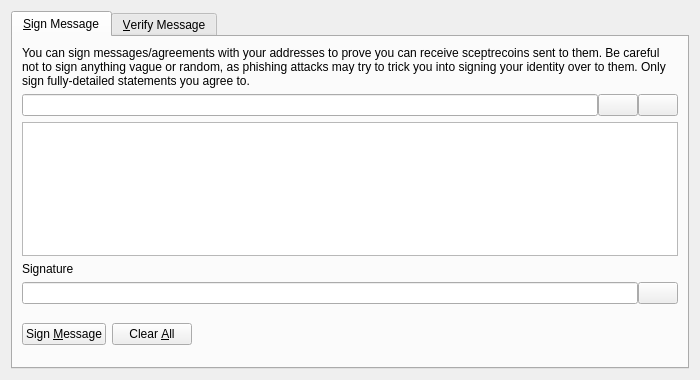
<?xml version="1.0" encoding="UTF-8"?>
<ui version="4.0">
 <class>SignVerifyMessageDialog</class>
 <widget class="QDialog" name="SignVerifyMessageDialog">
  <property name="geometry">
   <rect>
    <x>0</x>
    <y>0</y>
    <width>700</width>
    <height>380</height>
   </rect>
  </property>
  <property name="windowTitle">
   <string>Signatures - Sign / Verify a Message</string>
  </property>
  <property name="modal">
   <bool>true</bool>
  </property>
  <layout class="QVBoxLayout" name="verticalLayout">
   <item>
    <widget class="QTabWidget" name="tabWidget">
     <property name="currentIndex">
      <number>0</number>
     </property>
     <widget class="QWidget" name="tabSignMessage">
      <attribute name="title">
       <string>&amp;Sign Message</string>
      </attribute>
      <layout class="QVBoxLayout" name="verticalLayout_SM">
       <item>
        <widget class="QLabel" name="infoLabel_SM">
         <property name="text">
          <string>You can sign messages/agreements with your addresses to prove you can receive sceptrecoins sent to them. Be careful not to sign anything vague or random, as phishing attacks may try to trick you into signing your identity over to them. Only sign fully-detailed statements you agree to.</string>
         </property>
         <property name="textFormat">
          <enum>Qt::PlainText</enum>
         </property>
         <property name="wordWrap">
          <bool>true</bool>
         </property>
        </widget>
       </item>
       <item>
        <layout class="QHBoxLayout" name="horizontalLayout_1_SM">
         <property name="spacing">
          <number>0</number>
         </property>
         <item>
          <widget class="QValidatedLineEdit" name="addressIn_SM">
           <property name="toolTip">
            <string>The Sceptrecoin address to sign the message with</string>
           </property>
          </widget>
         </item>
         <item>
          <widget class="QPushButton" name="addressBookButton_SM">
           <property name="toolTip">
            <string>Choose previously used address</string>
           </property>
           <property name="text">
            <string/>
           </property>
           <property name="icon">
            <iconset resource="../bitcoin.qrc">
             <normaloff>:/icons/address-book</normaloff>:/icons/address-book</iconset>
           </property>
           <property name="shortcut">
            <string>Alt+A</string>
           </property>
           <property name="autoDefault">
            <bool>false</bool>
           </property>
          </widget>
         </item>
         <item>
          <widget class="QPushButton" name="pasteButton_SM">
           <property name="toolTip">
            <string>Paste address from clipboard</string>
           </property>
           <property name="text">
            <string/>
           </property>
           <property name="icon">
            <iconset resource="../bitcoin.qrc">
             <normaloff>:/icons/editpaste</normaloff>:/icons/editpaste</iconset>
           </property>
           <property name="shortcut">
            <string>Alt+P</string>
           </property>
           <property name="autoDefault">
            <bool>false</bool>
           </property>
          </widget>
         </item>
        </layout>
       </item>
       <item>
        <widget class="QPlainTextEdit" name="messageIn_SM">
         <property name="toolTip">
          <string>Enter the message you want to sign here</string>
         </property>
        </widget>
       </item>
       <item>
        <widget class="QLabel" name="signatureLabel_SM">
         <property name="text">
          <string>Signature</string>
         </property>
         <property name="textFormat">
          <enum>Qt::PlainText</enum>
         </property>
        </widget>
       </item>
       <item>
        <layout class="QHBoxLayout" name="horizontalLayout_2_SM">
         <property name="spacing">
          <number>0</number>
         </property>
         <item>
          <widget class="QLineEdit" name="signatureOut_SM">
           <property name="font">
            <font>
             <italic>true</italic>
            </font>
           </property>
           <property name="readOnly">
            <bool>true</bool>
           </property>
          </widget>
         </item>
         <item>
          <widget class="QPushButton" name="copySignatureButton_SM">
           <property name="toolTip">
            <string>Copy the current signature to the system clipboard</string>
           </property>
           <property name="text">
            <string/>
           </property>
           <property name="icon">
            <iconset resource="../bitcoin.qrc">
             <normaloff>:/icons/editcopy</normaloff>:/icons/editcopy</iconset>
           </property>
           <property name="autoDefault">
            <bool>false</bool>
           </property>
          </widget>
         </item>
        </layout>
       </item>
       <item>
        <layout class="QHBoxLayout" name="horizontalLayout_3_SM">
         <item>
          <widget class="QPushButton" name="signMessageButton_SM">
           <property name="toolTip">
            <string>Sign the message to prove you own this Sceptrecoin address</string>
           </property>
           <property name="text">
            <string>Sign &amp;Message</string>
           </property>
           <property name="icon">
            <iconset resource="../bitcoin.qrc">
             <normaloff>:/icons/edit</normaloff>:/icons/edit</iconset>
           </property>
           <property name="autoDefault">
            <bool>false</bool>
           </property>
          </widget>
         </item>
         <item>
          <widget class="QPushButton" name="clearButton_SM">
           <property name="toolTip">
            <string>Reset all sign message fields</string>
           </property>
           <property name="text">
            <string>Clear &amp;All</string>
           </property>
           <property name="icon">
            <iconset resource="../bitcoin.qrc">
             <normaloff>:/icons/remove</normaloff>:/icons/remove</iconset>
           </property>
           <property name="autoDefault">
            <bool>false</bool>
           </property>
          </widget>
         </item>
         <item>
          <spacer name="horizontalSpacer_1_SM">
           <property name="orientation">
            <enum>Qt::Horizontal</enum>
           </property>
           <property name="sizeHint" stdset="0">
            <size>
             <width>40</width>
             <height>48</height>
            </size>
           </property>
          </spacer>
         </item>
         <item>
          <widget class="QLabel" name="statusLabel_SM">
           <property name="font">
            <font>
             <weight>75</weight>
             <bold>true</bold>
            </font>
           </property>
           <property name="text">
            <string/>
           </property>
           <property name="wordWrap">
            <bool>true</bool>
           </property>
          </widget>
         </item>
         <item>
          <spacer name="horizontalSpacer_2_SM">
           <property name="orientation">
            <enum>Qt::Horizontal</enum>
           </property>
           <property name="sizeHint" stdset="0">
            <size>
             <width>40</width>
             <height>48</height>
            </size>
           </property>
          </spacer>
         </item>
        </layout>
       </item>
      </layout>
     </widget>
     <widget class="QWidget" name="tabVerifyMessage">
      <attribute name="title">
       <string>&amp;Verify Message</string>
      </attribute>
      <layout class="QVBoxLayout" name="verticalLayout_VM">
       <item>
        <widget class="QLabel" name="infoLabel_VM">
         <property name="text">
          <string>Enter the receiver's address, message (ensure you copy line breaks, spaces, tabs, etc. exactly) and signature below to verify the message. Be careful not to read more into the signature than what is in the signed message itself, to avoid being tricked by a man-in-the-middle attack. Note that this only proves the signing party receives with the address, it cannot prove sendership of any transaction!</string>
         </property>
         <property name="textFormat">
          <enum>Qt::PlainText</enum>
         </property>
         <property name="alignment">
          <set>Qt::AlignLeading|Qt::AlignLeft|Qt::AlignTop</set>
         </property>
         <property name="wordWrap">
          <bool>true</bool>
         </property>
        </widget>
       </item>
       <item>
        <layout class="QHBoxLayout" name="horizontalLayout_1_VM">
         <property name="spacing">
          <number>0</number>
         </property>
         <item>
          <widget class="QValidatedLineEdit" name="addressIn_VM">
           <property name="toolTip">
            <string>The Sceptrecoin address the message was signed with</string>
           </property>
          </widget>
         </item>
         <item>
          <widget class="QPushButton" name="addressBookButton_VM">
           <property name="toolTip">
            <string>Choose previously used address</string>
           </property>
           <property name="text">
            <string/>
           </property>
           <property name="icon">
            <iconset resource="../bitcoin.qrc">
             <normaloff>:/icons/address-book</normaloff>:/icons/address-book</iconset>
           </property>
           <property name="shortcut">
            <string>Alt+A</string>
           </property>
           <property name="autoDefault">
            <bool>false</bool>
           </property>
          </widget>
         </item>
        </layout>
       </item>
       <item>
        <widget class="QPlainTextEdit" name="messageIn_VM"/>
       </item>
       <item>
        <widget class="QValidatedLineEdit" name="signatureIn_VM"/>
       </item>
       <item>
        <layout class="QHBoxLayout" name="horizontalLayout_2_VM">
         <item>
          <widget class="QPushButton" name="verifyMessageButton_VM">
           <property name="toolTip">
            <string>Verify the message to ensure it was signed with the specified Sceptrecoin address</string>
           </property>
           <property name="text">
            <string>Verify &amp;Message</string>
           </property>
           <property name="icon">
            <iconset resource="../bitcoin.qrc">
             <normaloff>:/icons/transaction_0</normaloff>:/icons/transaction_0</iconset>
           </property>
           <property name="autoDefault">
            <bool>false</bool>
           </property>
          </widget>
         </item>
         <item>
          <widget class="QPushButton" name="clearButton_VM">
           <property name="toolTip">
            <string>Reset all verify message fields</string>
           </property>
           <property name="text">
            <string>Clear &amp;All</string>
           </property>
           <property name="icon">
            <iconset resource="../bitcoin.qrc">
             <normaloff>:/icons/remove</normaloff>:/icons/remove</iconset>
           </property>
           <property name="autoDefault">
            <bool>false</bool>
           </property>
          </widget>
         </item>
         <item>
          <spacer name="horizontalSpacer_1_VM">
           <property name="orientation">
            <enum>Qt::Horizontal</enum>
           </property>
           <property name="sizeHint" stdset="0">
            <size>
             <width>40</width>
             <height>48</height>
            </size>
           </property>
          </spacer>
         </item>
         <item>
          <widget class="QLabel" name="statusLabel_VM">
           <property name="font">
            <font>
             <weight>75</weight>
             <bold>true</bold>
            </font>
           </property>
           <property name="text">
            <string/>
           </property>
           <property name="wordWrap">
            <bool>true</bool>
           </property>
          </widget>
         </item>
         <item>
          <spacer name="horizontalSpacer_2_VM">
           <property name="orientation">
            <enum>Qt::Horizontal</enum>
           </property>
           <property name="sizeHint" stdset="0">
            <size>
             <width>40</width>
             <height>48</height>
            </size>
           </property>
          </spacer>
         </item>
        </layout>
       </item>
      </layout>
     </widget>
    </widget>
   </item>
  </layout>
 </widget>
 <customwidgets>
  <customwidget>
   <class>QValidatedLineEdit</class>
   <extends>QLineEdit</extends>
   <header>qt/qvalidatedlineedit.h</header>
  </customwidget>
 </customwidgets>
 <resources>
  <include location="../bitcoin.qrc"/>
 </resources>
 <connections/>
</ui>
